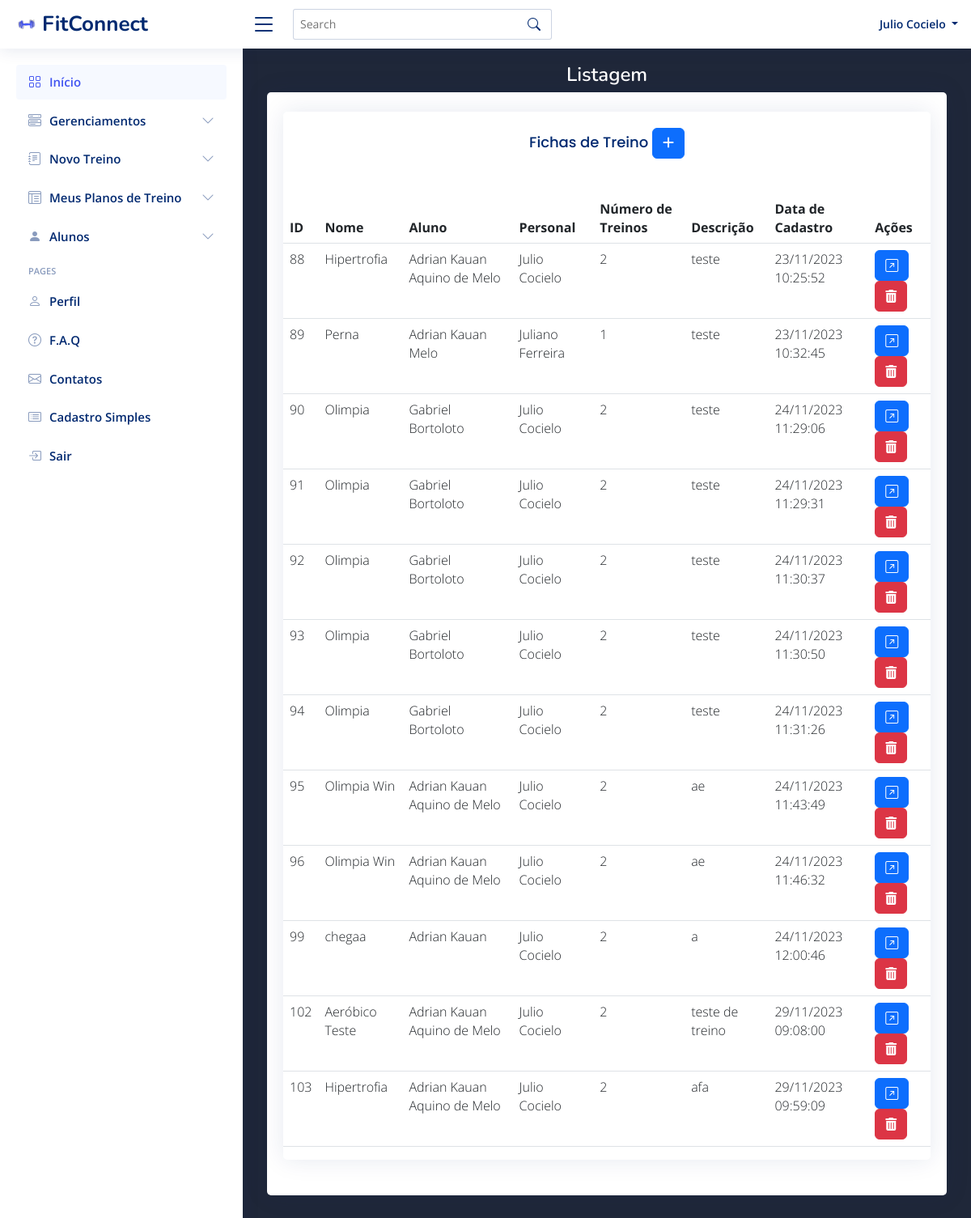
The app's page /listarFichaTreino.php (signed in) with its own data.
### tables this page shows
CREATE TABLE `ficha_treino` (
  `id` int(11) NOT NULL,
  `nome` varchar(255) NOT NULL,
  `aluno_id` int(11) NOT NULL,
  `personal_id` int(11) DEFAULT NULL,
  `num_treinos` int(11) NOT NULL,
  `descricao` text NOT NULL,
  `dataCadastro` datetime NOT NULL DEFAULT current_timestamp()
);

CREATE TABLE `aluno` (
  `id` int(11) NOT NULL,
  `nome` varchar(100) NOT NULL,
  `email` varchar(100) NOT NULL,
  `senha` varchar(50) NOT NULL,
  `sexo` varchar(10) NOT NULL,
  `dataNascimento` date DEFAULT NULL,
  `cpf` varchar(15) NOT NULL,
  `telefone` varchar(20) NOT NULL,
  `cep` varchar(15) NOT NULL,
  `endereco` varchar(60) NOT NULL,
  `numero` varchar(6) NOT NULL,
  `bairro` varchar(45) NOT NULL,
  `cidade` varchar(100) NOT NULL,
  `estado` varchar(20) NOT NULL,
  `avaliacao` varchar(20) NOT NULL,
  `observacao` varchar(500) NOT NULL,
  `dataCadastro` datetime NOT NULL DEFAULT current_timestamp() ON UPDATE current_timestamp()
);

CREATE TABLE `personal` (
  `id` int(11) NOT NULL,
  `nome` varchar(100) NOT NULL,
  `email` varchar(100) NOT NULL,
  `senha` varchar(50) NOT NULL,
  `sexo` varchar(10) NOT NULL,
  `dataNascimento` date DEFAULT NULL,
  `cref` varchar(15) NOT NULL,
  `cpf` varchar(11) NOT NULL,
  `cnpj` varchar(20) NOT NULL,
  `telefone` varchar(20) NOT NULL,
  `cep` varchar(15) NOT NULL,
  `endereco` varchar(100) NOT NULL,
  `numero` varchar(6) NOT NULL,
  `bairro` varchar(45) NOT NULL,
  `cidade` varchar(50) NOT NULL,
  `estado` varchar(20) NOT NULL,
  `observacao` varchar(500) NOT NULL,
  `estatus` varchar(10) NOT NULL DEFAULT 'ativo',
  `dataCadastro` datetime NOT NULL DEFAULT current_timestamp() ON UPDATE current_timestamp()
);

### listarFichaTreino.php (the view, shortened to what this page needs)
<?php
require_once('conexao.php');
$sql = "SELECT ft.*, a.nome AS nome_aluno, p.nome AS nome_personal
        FROM ficha_treino ft
        JOIN aluno a ON ft.aluno_id = a.id
        JOIN personal p ON ft.personal_id = p.id";
$resultados = mysqli_query($conexao, $sql);
?>
<!DOCTYPE html>
<html lang="pt-br">
<head>
    <link href="https://cdn.jsdelivr.net/npm/bootstrap@5.3.0-alpha3/dist/css/bootstrap.min.css" rel="stylesheet"
>
    <link href="assets/vendor/bootstrap/css/bootstrap.min.css" rel="stylesheet">
    <link href="assets/vendor/bootstrap-icons/bootstrap-icons.css" rel="stylesheet">
    <link href="assets/vendor/boxicons/css/boxicons.min.css" rel="stylesheet">
    <link href="assets/vendor/quill/quill.snow.css" rel="stylesheet">
    <link href="assets/vendor/quill/quill.bubble.css" rel="stylesheet">
    <link href="assets/vendor/remixicon/remixicon.css" rel="stylesheet">
    <link href="assets/vendor/simple-datatables/style.css" rel="stylesheet">
    <link href="assets/css/style.css" rel="stylesheet">
    <link rel="stylesheet" href="assets/css/tableFicha.css">
</head>
<body>
    <?php if ($_SESSION['perfil'] == 'aluno') {
        require_once('menuAluno.php');
    } elseif ($_SESSION['perfil'] == 'personal') {
        require_once('menuPersonal.php');
    } elseif ($_SESSION['perfil'] == 'admin') {
        require_once('menu.php');
    } ?>
    <main id="main" class="main">
        <div class="pagetitle">
            <h1><span class="blue">Listagem</span></h1>
        </div>
        <section class="section">
            <div class="row">
                <div class="col-lg-12">
                    <div class="card">
                        <div class="card-body">
                            <div class="card mt-4 mb-4">
                                <div class="card-body">
                                    <h2 class="card-title">Fichas de Treino
                                        <a href="planoTreinoAluno.php" class="btn btn-primary btn-sn">
                                            <i class="fa-solid fa-plus"></i>
                                        </a>
                                    </h2>
                                </div>
                                <div style="overflow-x: auto">
                                    <table class="table datatable">
                                        <thead>
                                            <tr>
                                                <th scope="col">ID</th>
                                                <th scope="col">Nome</th>
                                                <th scope="col">Aluno</th>
                                                <th scope="col">Personal</th>
                                                <th scope="col">Número de Treinos</th>
                                                <th scope="col">Descrição</th>
                                                <th scope="col">Data de Cadastro</th>
                                                <th scope="col">Ações</th>
                                            </tr>
                                        </thead>
                                        <tbody>
                                            <?php while ($linha = mysqli_fetch_array($resultados)) { ?>
                                                <tr>
                                                    <td>
                                                        <?= $linha['id'] ?>
                                                    </td>
                                                    <td>
                                                        <?= $linha['nome'] ?>
                                                    </td>
                                                    <td>
                                                        <?= $linha['nome_aluno'] ?>
                                                    </td>
                                                    <td>
                                                        <?= $linha['nome_personal'] ?>
                                                    </td>
                                                    <td>
                                                        <?= $linha['num_treinos'] ?>
                                                    </td>
                                                    <td>
                                                        <?= $linha['descricao'] ?>
                                                    </td>
                                                    <td>
                                                    <?php
                                                        $dataCadastro = new DateTime($linha['dataCadastro']);
                                                        echo $dataCadastro->format('d/m/Y H:i:s');
                                                        ?>
                                                    </td>
                                                    <td>
                                                        <a href="mostrarFichaTreino.php?id=<?= $linha['id'] ?>"
                                                            class="btn btn-primary">
                                                            <i class="bi bi-arrow-up-right-square"></i>
                                                        </a>
                                                        <a href="listarFichaTreino.php?id=<?= $linha['id'] ?>"
                                                            class="btn btn-danger"
                                                            onclick="return confirm('Confirma exclusão?')">
                                                            <i class="fa-solid fa-trash-can"></i>
                                                        </a>
                                                    </td>
                                                </tr>
                                            <?php } ?>
                                        </tbody>
                                    </table>
                                </div>
                            </div>
                        </div>
                    </div>
                </div>
            </div>
        </section>
</body>
</html>

### assets/css/style.css (style rules this page uses)
:root { scroll-behavior: smooth; }
body { font-family: "Open Sans", sans-serif; background: #f6f9ff; color: #444444; }
a { color: #4154f1; text-decoration: none; }
h1, h2, h3, h4, h5, h6 { font-family: "Nunito", sans-serif; }
#main { margin-top: 60px; padding: 20px 30px; transition: all 0.3s; }
.pagetitle { margin-bottom: 10px; }
.pagetitle h1 { font-size: 24px; margin-bottom: 0; font-weight: 600; color: #012970; }
.card { margin-bottom: 30px; border: none; border-radius: 5px; box-shadow: 0px 0 30px rgba(1, 41, 112, 0.1); }
.card-title { padding: 20px 0 15px 0; font-size: 18px; font-weight: 500; color: #012970; font-family: "Poppins", sans-serif; }
.card-body { padding: 0 20px 20px 20px; }
@media (min-width: 1200px) { #main, #footer { margin-left: 300px; } }

### assets/css/tableFicha.css (style rules this page uses)
body { font-family: 'Open Sans', sans-serif; font-weight: 300; line-height: 1.42em; color:#A7A1AE; background-color:#1F2739; }
h1 { font-size:3em; font-weight: 300; line-height:1em; text-align: center; color: #4DC3FA; }
h2 { font-size:1em; font-weight: 300; text-align: center; display: block; line-height:1em; padding-bottom: 2em; color: #000000; }
h2 a { font-weight: 700; text-transform: uppercase; color: #000000; text-decoration: none; }
.blue { color: #ffffff; }

### records on screen
ficha_treino: id "88", nome "Hipertrofia", aluno.nome "Adrian Kauan Aquino de Melo", personal.nome "Julio Cocielo", num_treinos "2", descricao "teste", dataCadastro "23/11/2023 10:25:52"
ficha_treino: id "89", nome "Perna", aluno.nome "Adrian Kauan Melo", personal.nome "Juliano Ferreira", num_treinos "1", descricao "teste", dataCadastro "23/11/2023 10:32:45"
ficha_treino: id "90", nome "Olimpia", aluno.nome "Gabriel Bortoloto", personal.nome "Julio Cocielo", num_treinos "2", descricao "teste", dataCadastro "24/11/2023 11:29:06"
ficha_treino: id "91", nome "Olimpia", aluno.nome "Gabriel Bortoloto", personal.nome "Julio Cocielo", num_treinos "2", descricao "teste", dataCadastro "24/11/2023 11:29:31"
ficha_treino: id "92", nome "Olimpia", aluno.nome "Gabriel Bortoloto", personal.nome "Julio Cocielo", num_treinos "2", descricao "teste", dataCadastro "24/11/2023 11:30:37"
ficha_treino: id "93", nome "Olimpia", aluno.nome "Gabriel Bortoloto", personal.nome "Julio Cocielo", num_treinos "2", descricao "teste", dataCadastro "24/11/2023 11:30:50"
ficha_treino: id "94", nome "Olimpia", aluno.nome "Gabriel Bortoloto", personal.nome "Julio Cocielo", num_treinos "2", descricao "teste", dataCadastro "24/11/2023 11:31:26"
ficha_treino: id "95", nome "Olimpia Win", aluno.nome "Adrian Kauan Aquino de Melo", personal.nome "Julio Cocielo", num_treinos "2", descricao "ae", dataCadastro "24/11/2023 11:43:49"
ficha_treino: id "96", nome "Olimpia Win", aluno.nome "Adrian Kauan Aquino de Melo", personal.nome "Julio Cocielo", num_treinos "2", descricao "ae", dataCadastro "24/11/2023 11:46:32"
ficha_treino: id "99", nome "chegaa", aluno.nome "Adrian Kauan", personal.nome "Julio Cocielo", num_treinos "2", descricao "a", dataCadastro "24/11/2023 12:00:46"
ficha_treino: id "102", nome "Aeróbico Teste", aluno.nome "Adrian Kauan Aquino de Melo", personal.nome "Julio Cocielo", num_treinos "2", descricao "teste de treino", dataCadastro "29/11/2023 09:08:00"
ficha_treino: id "103", nome "Hipertrofia", aluno.nome "Adrian Kauan Aquino de Melo", personal.nome "Julio Cocielo", num_treinos "2", descricao "afa", dataCadastro "29/11/2023 09:59:09"

### other values on screen
$personal_name "Julio Cocielo"
